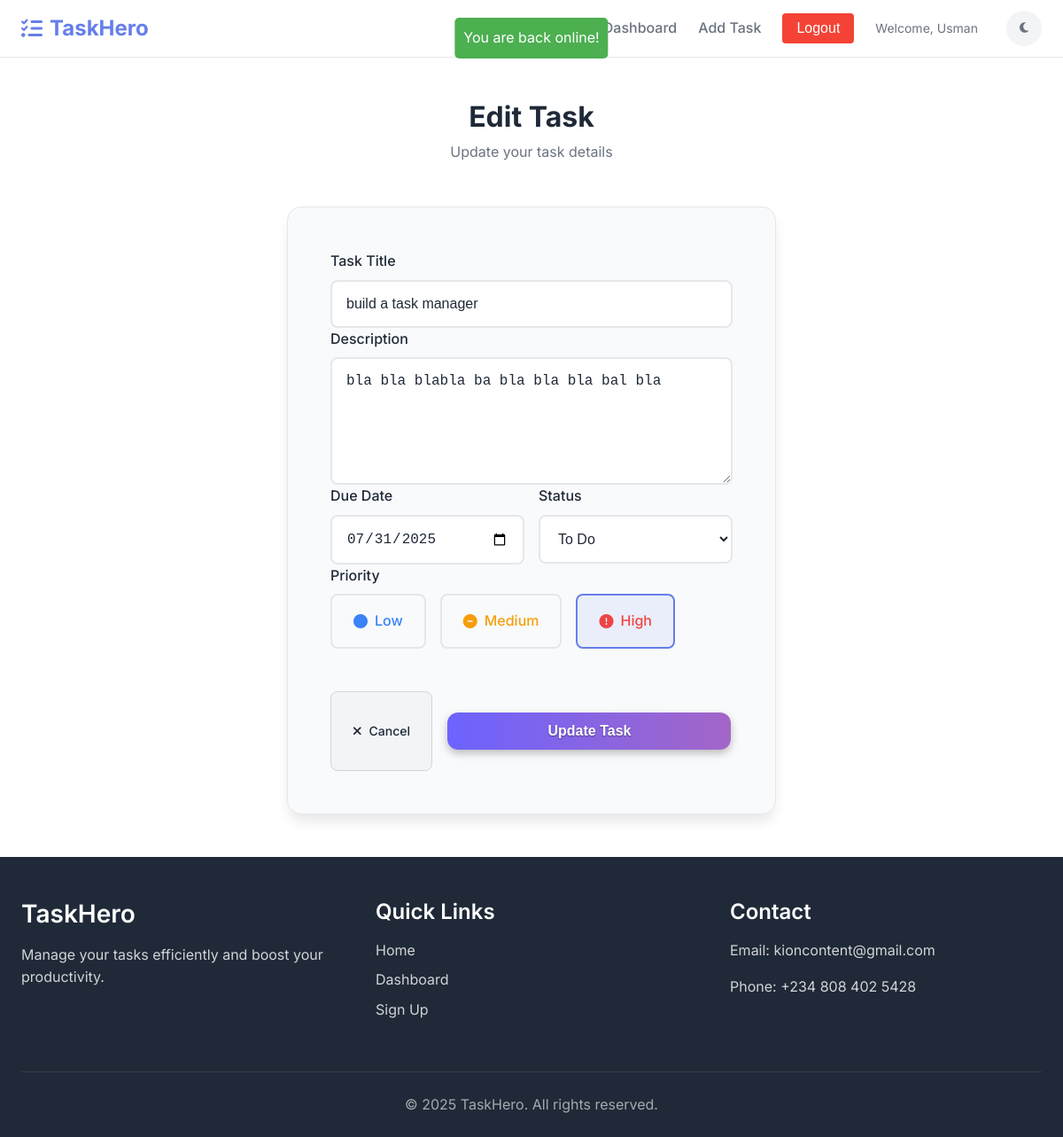
Page /1/edit/ (signed in) on the committed database.
### tasks/models.py (models this page shows, shortened)
class Task(models.Model):
    class Priority(models.TextChoices):
        HIGH='high', 'HIGH'
        MEDIUM='medium', 'MEDIUM'
        LOW='low', 'LOW'
    class Status(models.TextChoices):
        TODO = 'todo', 'To Do'
        IN_PROGRESS = 'inprogress', 'In Progress'
        COMPLETED = 'completed', 'Completed'
    user= models.ForeignKey(User,on_delete=models.CASCADE)
    title=models.CharField(max_length=255)
    description=models.TextField(blank=False)
    status = models.CharField(
        max_length=20,
        choices=Status.choices,
        default=Status.TODO,
    )
    priority = models.CharField(
        max_length=10,
        choices=Priority.choices,
        default=Priority.MEDIUM,
    )
    due_date = models.DateField(null=True, blank=True)
    created_at = models.DateTimeField(auto_now_add=True)

### tasks/views.py (the view)
# urls.py: path('<int:pk>/edit/',views.task_edit,name='edit'),
@login_required
def task_edit(request,pk):
    form=TaskForm()
    task=get_object_or_404(Task,pk=pk,user=request.user)
    if request.method == 'POST':
        form=TaskForm(request.POST,instance=task)
        if form.is_valid():
            form.save()
            return redirect('tasks:detail',pk=task.pk)
    else:
        form=TaskForm(instance=task)
    context={
        'form':form,
        'task':task,
    }
    return  render(request,'tasks/task_edit.html',context)

### tasks/forms.py
class TaskForm(forms.ModelForm):
    class Meta:
        model = Task
        fields = ['title', 'description', 'status', 'priority', 'due_date']
        widgets = {
            'priority': forms.RadioSelect,
        }

### templates/tasks/task_edit.html (shortened to what this page needs)
{% extends 'partials/base.html' %}
{% load static %}
{% block content %}
<div class="task-form-page">
    <div class="task-form-container">
        <div class="form-header">
            <h1>Edit Task</h1>
            <p>Update your task details</p>
        </div>
        <form class="task-form" action="{% url 'tasks:edit' task.pk %}" method="post">
            <div class="form-group">
                <label for="title">Task Title</label>
                <input type="text" id="title" name="title" value="{{ task.title }}" required placeholder="Enter task title">
            </div>
            <div class="form-group">
                <label for="description">Description</label>
                <textarea id="description" name="description" rows="6" placeholder="Provide a detailed description">{{ task.description }}</textarea>
            </div>
            <div class="form-row">
                <div class="form-group">
                    <label for="due_date">Due Date</label>
                    <input type="date" id="due_date" name="due_date" value="{{ task.due_date|date:'Y-m-d' }}" required>
                </div>
                <div class="form-group">
                    <label for="status">Status</label>
                    <select id="status" name="status" required>
                        <option value="todo" {% if task.status == "todo" %}selected{% endif %}>To Do</option>
                    </select>
                </div>
            </div>
            <div class="form-group">
                <label for="priority">Priority</label>
                <div class="priority-options">
                    <label class="priority-option">
                        <span class="priority-indicator low"><i class="fas fa-circle"></i> Low</span>
                    </label>
                    <label class="priority-option">
                        <span class="priority-indicator medium"><i class="fas fa-minus-circle"></i> Medium</span>
                    </label>
                    <label class="priority-option">
                        <span class="priority-indicator high"><i class="fas fa-exclamation-circle"></i> High</span>
                    </label>
                </div>
            </div>
            <div class="form-actions">
                <a href="{% url 'tasks:detail' task.pk %}" class="btn btn-secondary">
                    <i class="fas fa-times"></i> Cancel
                </a>
                <button type="submit" style="
    position: relative;
    background: linear-gradient(270deg, #6C63FF, #00C9A7, #FF6B6B, #6C63FF);
    background-size: 800% 800%;
    color: white;
    padding: 0.75rem 1.5rem;
    border: none;
    border-radius: 12px;
    font-size: 1rem;
    font-weight: bold;
    cursor: pointer;
    animation: shineMove 6s ease infinite;
    text-shadow: 0 1px 2px rgba(0,0,0,0.4);
    box-shadow: 0 4px 10px rgba(0, 0, 0, 0.25);
    width: 100%;
    max-width: 320px;
    display: block;
    margin: 1.5rem auto;
    text-align: center;
">
    Update Task
</button>
            </div>
        </form>
    </div>
</div>
{% endblock %}

### templates/partials/base.html (shortened to what this page needs)
<!DOCTYPE html>
<html lang="en">
<head>
    {% load static %}
    <link rel="stylesheet" href="{% static 'css/style.css' %}">
    <link rel="stylesheet" href="https://cdnjs.cloudflare.com/ajax/libs/font-awesome/6.4.0/css/all.min.css">
</head>
<body>
    <nav class="navbar">
        <div class="nav-container">
            <div class="nav-logo">
                <a href="{% url 'home:home' %}">
                    <i class="fas fa-tasks"></i>
                    TaskHero
                </a>
            </div>
            <div class="nav-menu">
                <div class="nav-links">
                    {% if user.is_authenticated %}
                        <a href="{% url 'tasks:dashboard' %}" class="nav-link">Dashboard</a>
                        <a href="{% url 'tasks:create' %}" class="nav-link">Add Task</a>
                        <form action="{% url 'accounts:logout' %}" method='POST'>
                        <button class="nav-link" type="submit" style="background-color: #f44336; color: white; border: none; padding: 8px 16px; border-radius: 4px; cursor: pointer; font-size: 1em;">
  Logout
</button>
                        </form>
                        <div class="user-info">
                            <span>Welcome, {{ user.first_name|default:user.username }}</span>
                        </div>
                    {% endif %}
                </div>
                <div class="theme-toggle">
                    <button id="theme-toggle" class="theme-btn">
                        <i class="fas fa-moon"></i>
                    </button>
                </div>
            </div>
            <div class="status-message" id='statusMessage'></div>
        </div>
    </nav>
    <main class="main-content">
        {% block content %}
        {% endblock %}
    </main>
    <footer class="footer">
        <div class="footer-container">
            <div class="footer-content">
                <div class="footer-section">
                    <h3>TaskHero</h3>
                    <p>Manage your tasks efficiently and boost your productivity.</p>
                </div>
                <div class="footer-section">
                    <h4>Quick Links</h4>
                    <ul>
                        <li><a href="{% url 'home:home' %}">Home</a></li>
                        <li><a href="{% url 'tasks:dashboard' %}">Dashboard</a></li>
                        <li><a href="{% url 'accounts:signup' %}">Sign Up</a></li>
                    </ul>
                </div>
                <div class="footer-section">
                    <h4>Contact</h4>
                    <p>Email: kioncontent@gmail.com</p>
                    <p>Phone: +234 808 402 5428</p>
                </div>
            </div>
            <div class="footer-bottom">
                <p>&copy; 2025 TaskHero. All rights reserved.</p>
            </div>
        </div>
    </footer>
</body>
</html>

### rows in the picture
Task: title "build a task manager", description "bla bla blabla ba bla bla bla bal bla", due_date "07/31/2025", status "To Do"

### other values in the picture
{{ user.first_name|default:user.username }} "Usman"
